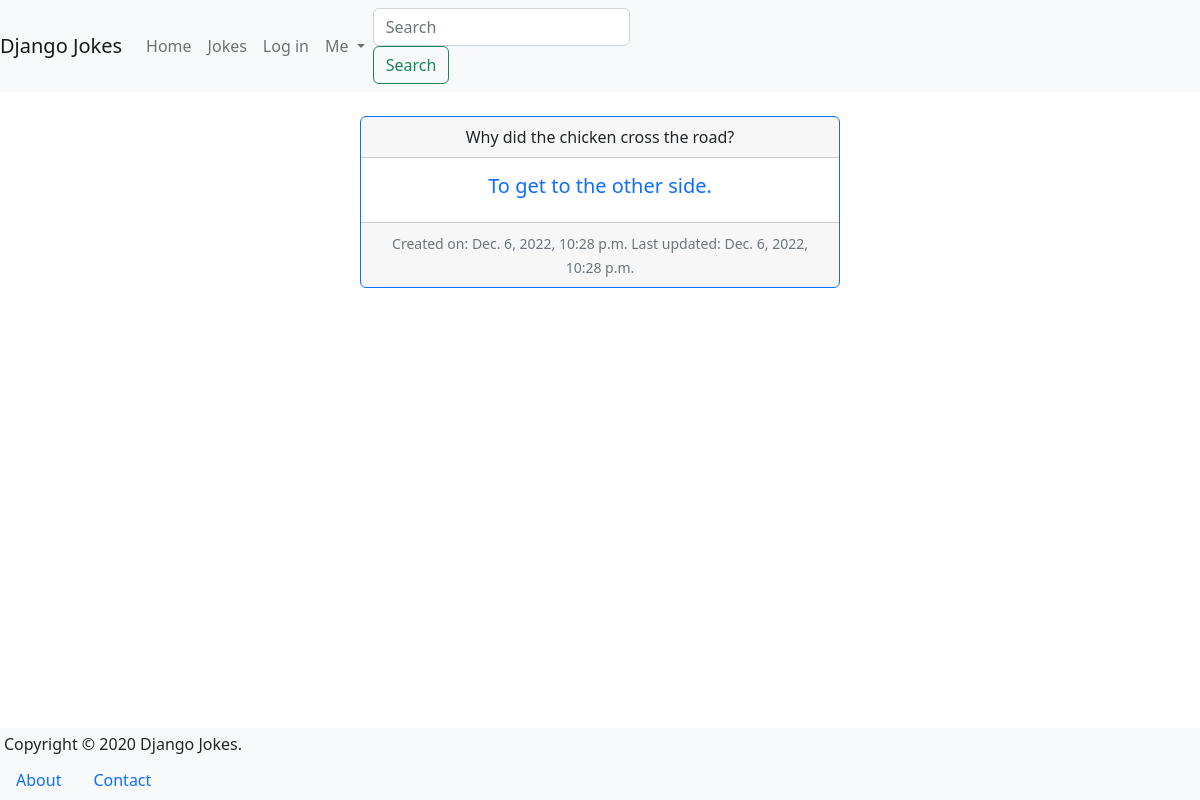
Page /jokes/joke/1/ on the committed database.
### jokes/models.py (models this page shows, shortened)
class Joke(models.Model):
 question = models.TextField(max_length=200)
 answer = models.TextField(max_length=100, blank=True)
 created = models.DateTimeField(auto_now_add=True)
 updated = models.DateTimeField(auto_now=True)

### jokes/views.py (the view)
# urls.py: path('joke/<int:pk>/', JokeDetailView.as_view(), name='detail'),
class JokeDetailView(DetailView):
    model = Joke

### templates/jokes/joke_detail.html (shortened to what this page needs)
{% extends "_base.html" %}
{% block main %}
    <div class="card border-primary m-auto mb-3 text-center"
        style="max-width: 30rem">
        <div class="card-header">{{ joke.question }}</div>
        <div class="card-body text-primary">
             <h5 class="card-title">{{ joke.answer }}</h5>
        </div>
        <div class="card-footer">
            <small class="text-muted">
             Created on: {{ joke.created }}
             Last updated: {{ joke.updated }}
            </small>
        </div>
    </div>
{% endblock %}

### rows in the picture
Joke: question "Why did the chicken cross the road?", answer "To get to the other side.", created "Dec. 6, 2022, 10:28 p.m.", updated "Dec. 6, 2022, 10:28 p.m."
